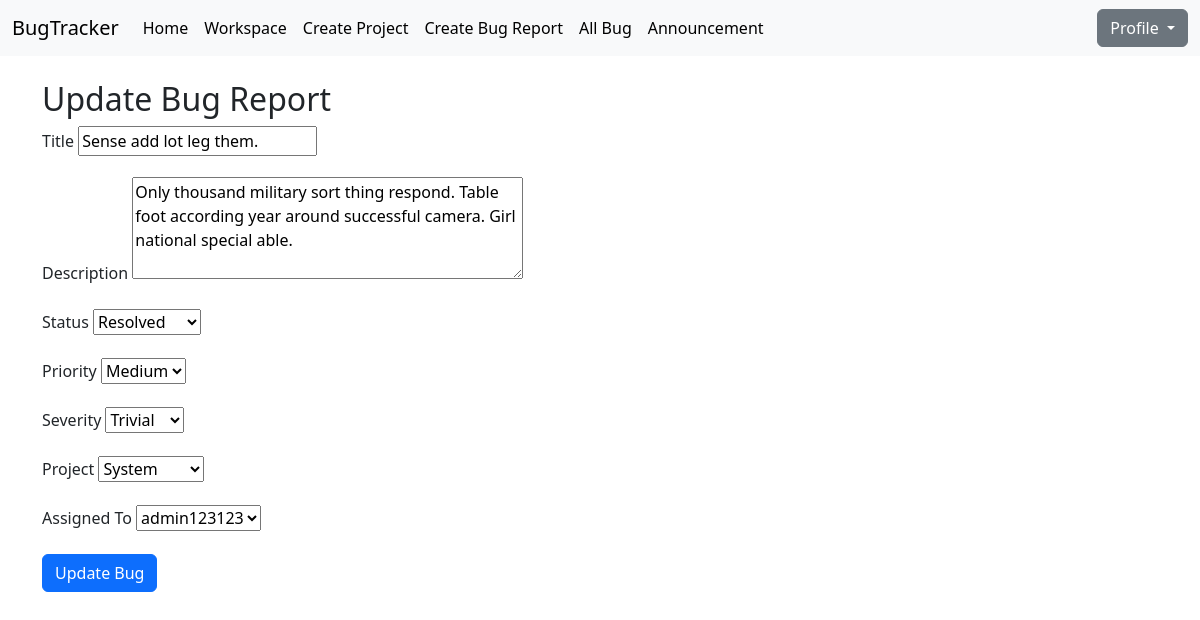
/bugs/9/update/ (signed in), run on the app's committed database.
### myapp/models.py (models this page shows, shortened)
class Bug(models.Model):
    title = models.CharField(max_length=255)
    description = models.TextField()
    status = models.CharField(max_length=50, choices=[
        ('new', 'New'),
        ('assigned', 'Assigned'),
        ('in_progress', 'In Progress'),
        ('resolved', 'Resolved'),
        ('closed', 'Closed'),
        ('reopened', 'Reopened'),
    ], default='new')
    priority = models.CharField(max_length=50, choices=[
        ('low', 'Low'),
        ('medium', 'Medium'),
        ('high', 'High'),
        ('critical', 'Critical'),
    ], default='medium')
    severity = models.CharField(max_length=50, choices=[
        ('trivial', 'Trivial'),
        ('minor', 'Minor'),
        ('major', 'Major'),
        ('blocker', 'Blocker'),
    ], default='minor')
    project = models.ForeignKey(Project, on_delete=models.CASCADE, related_name="bugs")
    reported_by = models.ForeignKey(User, on_delete=models.SET_NULL, null=True, related_name="reported_bugs")
    assigned_to = models.ForeignKey(User, on_delete=models.SET_NULL, null=True, blank=True,
                                    related_name="assigned_bugs")
    created_at = models.DateTimeField(auto_now_add=True)
    updated_at = models.DateTimeField(auto_now=True)

### myapp/views.py (the view, shortened to what this page needs)
# urls.py: path('bugs/<int:pk>/update/', BugUpdateView.as_view(), name='bug_update'),
class BugUpdateView(UpdateView):
    model = Bug
    form_class = BugForm
    template_name = 'myapp/bug_update.html'
    context_object_name = 'bug'
    def get_queryset(self):
        queryset = super().get_queryset()
        user = self.request.user
        if not user.is_superuser:
            queryset = queryset.filter(reported_by=user) | queryset.filter(assigned_to=user)
        return queryset
    def get_initial(self):
        initial = super().get_initial()
        bug = self.get_object()
        return initial

### myapp/forms.py
class BugForm(forms.ModelForm):
    class Meta:
        model = Bug
        fields = ['title', 'description', 'status', 'priority', 'severity', 'project', 'assigned_to']
        widgets = {
            'description': forms.Textarea(attrs={'rows': 4}),
        }

### myapp/models.py (called while the page is built)
    def __str__(self):
        return self.name

### myapp/templates/myapp/bug_update.html (shortened to what this page needs)
{% extends 'myapp/base.html' %}
{% block content %}
    {% include 'myapp/navbar.html' %}
    <div class="container py-4">
        <h2>Update Bug Report</h2>
        <form method="post" id="update-bug-form">
            <div class="mb-3">
                <label for="id_title" class="form-label">Title</label>
                {{ form.title }}
            </div>
            <div class="mb-3">
                <label for="id_description" class="form-label">Description</label>
                {{ form.description }}
            </div>
            <div class="mb-3">
                <label for="id_status" class="form-label">Status</label>
                {{ form.status }}
            </div>
            <div class="mb-3">
                <label for="id_priority" class="form-label">Priority</label>
                {{ form.priority }}
            </div>
            <div class="mb-3">
                <label for="id_severity" class="form-label">Severity</label>
                {{ form.severity }}
            </div>
            <div class="mb-3">
                <label for="id_project" class="form-label">Project</label>
                {{ form.project }}
            </div>
            <div class="mb-3">
                <label for="id_assigned_to" class="form-label">Assigned To</label>
                {{ form.assigned_to }}
            </div>
            <button type="button" class="btn btn-primary" data-bs-toggle="modal" data-bs-target="#confirmUpdateModal">
                Update Bug
            </button>
        </form>
    </div>
{% endblock %}

### data on the page
Bug: title "Sense add lot leg them.", description "Only thousand military sort thing respond. Table foot according year around successful camera. Girl national special able.", status "Resolved", priority "Medium", severity "Trivial", project "System", assigned_to "admin123123"
